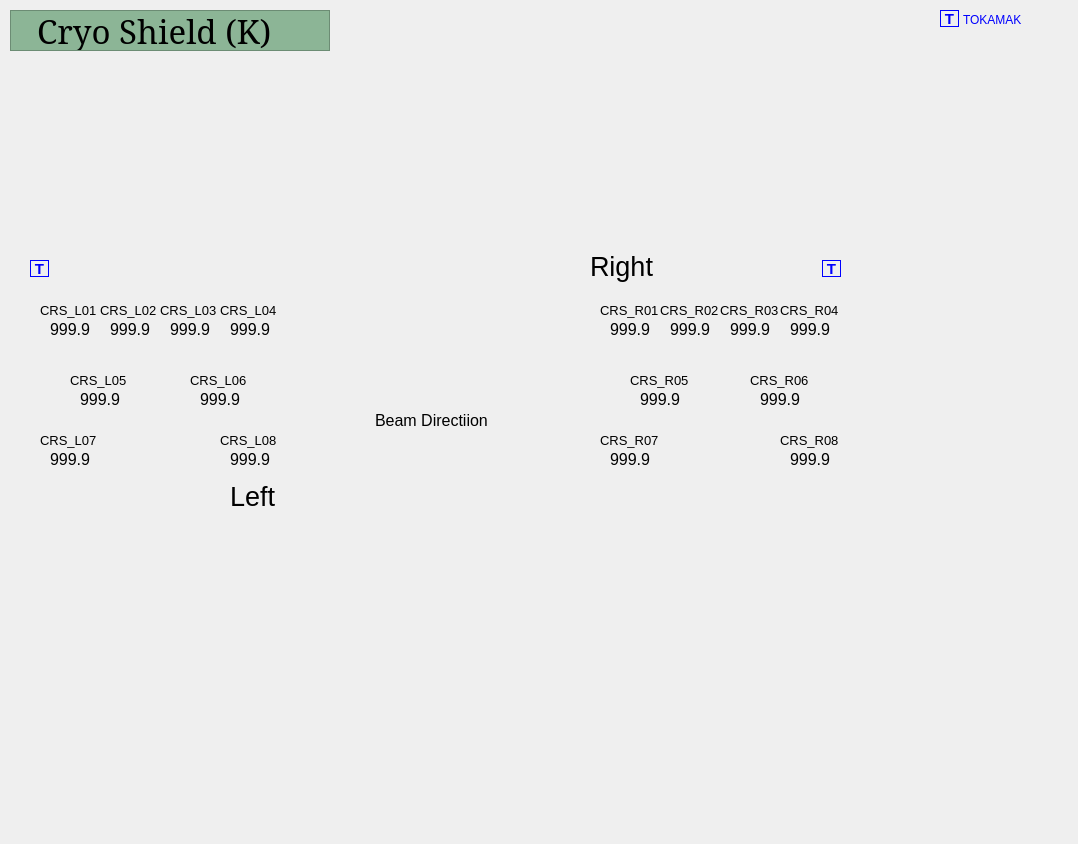
<?xml version="1.0" encoding="UTF-8"?>
<ui version="4.0">
 <class>Form</class>
 <widget class="QWidget" name="Form">
  <property name="geometry">
   <rect>
    <x>0</x>
    <y>0</y>
    <width>1078</width>
    <height>844</height>
   </rect>
  </property>
  <property name="windowTitle">
   <string>Form</string>
  </property>
  <widget class="QLabel" name="label_1129">
   <property name="geometry">
    <rect>
     <x>780</x>
     <y>430</y>
     <width>58</width>
     <height>20</height>
    </rect>
   </property>
   <property name="styleSheet">
    <string>font: 75 10pt;
color: rgb(0, 0, 0);</string>
   </property>
   <property name="text">
    <string>CRS_R08</string>
   </property>
  </widget>
  <widget class="CALabel" name="caLabel_508">
   <property name="geometry">
    <rect>
     <x>755</x>
     <y>390</y>
     <width>50</width>
     <height>19</height>
    </rect>
   </property>
   <property name="font">
    <font>
     <pointsize>12</pointsize>
    </font>
   </property>
   <property name="text">
    <string>999.9</string>
   </property>
   <property name="alignment">
    <set>Qt::AlignCenter</set>
   </property>
   <property name="pvname">
    <string>NB1_CRS_TTC_R06</string>
   </property>
   <property name="dmode" stdset="0">
    <enum>CALabel::RealOne</enum>
   </property>
   <property name="cmode" stdset="0">
    <enum>CALabel::Alarm</enum>
   </property>
  </widget>
  <widget class="QLabel" name="label_1120">
   <property name="geometry">
    <rect>
     <x>40</x>
     <y>430</y>
     <width>58</width>
     <height>20</height>
    </rect>
   </property>
   <property name="styleSheet">
    <string>font: 75 10pt;
color: rgb(0, 0, 0);</string>
   </property>
   <property name="text">
    <string>CRS_L07</string>
   </property>
  </widget>
  <widget class="StaticGraphic" name="staticGraphic_114">
   <property name="geometry">
    <rect>
     <x>30</x>
     <y>280</y>
     <width>251</width>
     <height>200</height>
    </rect>
   </property>
   <property name="geometryType">
    <enum>StaticGraphic::Rectangle</enum>
   </property>
   <property name="fillMode">
    <enum>StaticGraphic::Solid</enum>
   </property>
   <property name="fillColor" stdset="0">
    <color>
     <red>187</red>
     <green>187</green>
     <blue>172</blue>
    </color>
   </property>
  </widget>
  <widget class="CALabel" name="caLabel_504">
   <property name="geometry">
    <rect>
     <x>725</x>
     <y>320</y>
     <width>50</width>
     <height>19</height>
    </rect>
   </property>
   <property name="font">
    <font>
     <pointsize>12</pointsize>
    </font>
   </property>
   <property name="text">
    <string>999.9</string>
   </property>
   <property name="alignment">
    <set>Qt::AlignCenter</set>
   </property>
   <property name="pvname">
    <string>NB1_CRS_TTC_R03</string>
   </property>
   <property name="dmode" stdset="0">
    <enum>CALabel::RealOne</enum>
   </property>
   <property name="cmode" stdset="0">
    <enum>CALabel::Alarm</enum>
   </property>
  </widget>
  <widget class="QLabel" name="label_952">
   <property name="geometry">
    <rect>
     <x>10</x>
     <y>10</y>
     <width>320</width>
     <height>41</height>
    </rect>
   </property>
   <property name="font">
    <font>
     <family>serif</family>
     <pointsize>25</pointsize>
     <weight>9</weight>
     <italic>false</italic>
     <bold>false</bold>
    </font>
   </property>
   <property name="styleSheet">
    <string>font: 75 25pt &quot;serif&quot;;
color: rgb(0, 0, 0);
background-color: rgb(140,181,150);
</string>
   </property>
   <property name="frameShape">
    <enum>QFrame::StyledPanel</enum>
   </property>
   <property name="text">
    <string>  Cryo Shield (K)</string>
   </property>
   <property name="alignment">
    <set>Qt::AlignLeading|Qt::AlignLeft|Qt::AlignVCenter</set>
   </property>
  </widget>
  <widget class="StaticGraphic" name="staticGraphic_116">
   <property name="geometry">
    <rect>
     <x>540</x>
     <y>360</y>
     <width>49</width>
     <height>49</height>
    </rect>
   </property>
   <property name="geometryType">
    <enum>StaticGraphic::LeftArrow</enum>
   </property>
   <property name="geomDirection">
    <enum>StaticGraphic::Default</enum>
   </property>
   <property name="fillMode">
    <enum>StaticGraphic::Solid</enum>
   </property>
   <property name="fillColor" stdset="0">
    <color>
     <red>255</red>
     <green>0</green>
     <blue>0</blue>
    </color>
   </property>
   <property name="lineColor" stdset="0">
    <color>
     <red>255</red>
     <green>255</green>
     <blue>255</blue>
    </color>
   </property>
  </widget>
  <widget class="QLabel" name="label_1131">
   <property name="geometry">
    <rect>
     <x>600</x>
     <y>300</y>
     <width>58</width>
     <height>20</height>
    </rect>
   </property>
   <property name="styleSheet">
    <string>font: 75 10pt;
color: rgb(0, 0, 0);</string>
   </property>
   <property name="text">
    <string>CRS_R01</string>
   </property>
  </widget>
  <widget class="CALabel" name="caLabel_495">
   <property name="geometry">
    <rect>
     <x>45</x>
     <y>320</y>
     <width>50</width>
     <height>19</height>
    </rect>
   </property>
   <property name="font">
    <font>
     <pointsize>12</pointsize>
    </font>
   </property>
   <property name="text">
    <string>999.9</string>
   </property>
   <property name="alignment">
    <set>Qt::AlignCenter</set>
   </property>
   <property name="pvname">
    <string>NB1_CRS_TTC_L01</string>
   </property>
   <property name="dmode" stdset="0">
    <enum>CALabel::RealOne</enum>
   </property>
   <property name="cmode" stdset="0">
    <enum>CALabel::Alarm</enum>
   </property>
  </widget>
  <widget class="QLabel" name="label_1121">
   <property name="geometry">
    <rect>
     <x>220</x>
     <y>430</y>
     <width>58</width>
     <height>20</height>
    </rect>
   </property>
   <property name="styleSheet">
    <string>font: 75 10pt;
color: rgb(0, 0, 0);</string>
   </property>
   <property name="text">
    <string>CRS_L08</string>
   </property>
  </widget>
  <widget class="QLabel" name="label_1126">
   <property name="geometry">
    <rect>
     <x>750</x>
     <y>370</y>
     <width>58</width>
     <height>20</height>
    </rect>
   </property>
   <property name="styleSheet">
    <string>font: 75 10pt;
color: rgb(0, 0, 0);</string>
   </property>
   <property name="text">
    <string>CRS_R06</string>
   </property>
  </widget>
  <widget class="QLabel" name="label_1076">
   <property name="geometry">
    <rect>
     <x>100</x>
     <y>300</y>
     <width>58</width>
     <height>20</height>
    </rect>
   </property>
   <property name="styleSheet">
    <string>font: 75 10pt;
color: rgb(0, 0, 0);</string>
   </property>
   <property name="text">
    <string>CRS_L02</string>
   </property>
  </widget>
  <widget class="CALabel" name="caLabel_505">
   <property name="geometry">
    <rect>
     <x>785</x>
     <y>320</y>
     <width>50</width>
     <height>19</height>
    </rect>
   </property>
   <property name="font">
    <font>
     <pointsize>12</pointsize>
    </font>
   </property>
   <property name="text">
    <string>999.9</string>
   </property>
   <property name="alignment">
    <set>Qt::AlignCenter</set>
   </property>
   <property name="pvname">
    <string>NB1_CRS_TTC_R04</string>
   </property>
   <property name="dmode" stdset="0">
    <enum>CALabel::RealOne</enum>
   </property>
   <property name="cmode" stdset="0">
    <enum>CALabel::Alarm</enum>
   </property>
  </widget>
  <widget class="CALabel" name="caLabel_499">
   <property name="geometry">
    <rect>
     <x>75</x>
     <y>390</y>
     <width>50</width>
     <height>19</height>
    </rect>
   </property>
   <property name="font">
    <font>
     <pointsize>12</pointsize>
    </font>
   </property>
   <property name="text">
    <string>999.9</string>
   </property>
   <property name="alignment">
    <set>Qt::AlignCenter</set>
   </property>
   <property name="pvname">
    <string>NB1_CRS_TTC_L05</string>
   </property>
   <property name="dmode" stdset="0">
    <enum>CALabel::RealOne</enum>
   </property>
   <property name="cmode" stdset="0">
    <enum>CALabel::Alarm</enum>
   </property>
  </widget>
  <widget class="CALabel" name="caLabel_510">
   <property name="geometry">
    <rect>
     <x>785</x>
     <y>450</y>
     <width>50</width>
     <height>19</height>
    </rect>
   </property>
   <property name="font">
    <font>
     <pointsize>12</pointsize>
    </font>
   </property>
   <property name="text">
    <string>999.9</string>
   </property>
   <property name="alignment">
    <set>Qt::AlignCenter</set>
   </property>
   <property name="pvname">
    <string>NB1_CRS_TTC_R08</string>
   </property>
   <property name="dmode" stdset="0">
    <enum>CALabel::RealOne</enum>
   </property>
   <property name="cmode" stdset="0">
    <enum>CALabel::Alarm</enum>
   </property>
  </widget>
  <widget class="QLabel" name="label_1132">
   <property name="geometry">
    <rect>
     <x>630</x>
     <y>370</y>
     <width>58</width>
     <height>20</height>
    </rect>
   </property>
   <property name="styleSheet">
    <string>font: 75 10pt;
color: rgb(0, 0, 0);</string>
   </property>
   <property name="text">
    <string>CRS_R05</string>
   </property>
  </widget>
  <widget class="QLabel" name="label_1133">
   <property name="geometry">
    <rect>
     <x>780</x>
     <y>300</y>
     <width>58</width>
     <height>20</height>
    </rect>
   </property>
   <property name="styleSheet">
    <string>font: 75 10pt;
color: rgb(0, 0, 0);</string>
   </property>
   <property name="text">
    <string>CRS_R04</string>
   </property>
  </widget>
  <widget class="QLabel" name="label_1119">
   <property name="geometry">
    <rect>
     <x>40</x>
     <y>300</y>
     <width>58</width>
     <height>20</height>
    </rect>
   </property>
   <property name="styleSheet">
    <string>font: 75 10pt;
color: rgb(0, 0, 0);</string>
   </property>
   <property name="text">
    <string>CRS_L01</string>
   </property>
  </widget>
  <widget class="CALabel" name="caLabel_496">
   <property name="geometry">
    <rect>
     <x>105</x>
     <y>320</y>
     <width>50</width>
     <height>19</height>
    </rect>
   </property>
   <property name="font">
    <font>
     <pointsize>12</pointsize>
    </font>
   </property>
   <property name="text">
    <string>999.9</string>
   </property>
   <property name="alignment">
    <set>Qt::AlignCenter</set>
   </property>
   <property name="pvname">
    <string>NB1_CRS_TTC_L02</string>
   </property>
   <property name="dmode" stdset="0">
    <enum>CALabel::RealOne</enum>
   </property>
   <property name="cmode" stdset="0">
    <enum>CALabel::Alarm</enum>
   </property>
  </widget>
  <widget class="CALabel" name="caLabel_506">
   <property name="geometry">
    <rect>
     <x>665</x>
     <y>320</y>
     <width>50</width>
     <height>19</height>
    </rect>
   </property>
   <property name="font">
    <font>
     <pointsize>12</pointsize>
    </font>
   </property>
   <property name="text">
    <string>999.9</string>
   </property>
   <property name="alignment">
    <set>Qt::AlignCenter</set>
   </property>
   <property name="pvname">
    <string>NB1_CRS_TTC_R02</string>
   </property>
   <property name="dmode" stdset="0">
    <enum>CALabel::RealOne</enum>
   </property>
   <property name="cmode" stdset="0">
    <enum>CALabel::Alarm</enum>
   </property>
  </widget>
  <widget class="CALabel" name="caLabel_500">
   <property name="geometry">
    <rect>
     <x>195</x>
     <y>390</y>
     <width>50</width>
     <height>19</height>
    </rect>
   </property>
   <property name="font">
    <font>
     <pointsize>12</pointsize>
    </font>
   </property>
   <property name="text">
    <string>999.9</string>
   </property>
   <property name="alignment">
    <set>Qt::AlignCenter</set>
   </property>
   <property name="pvname">
    <string>NB1_CRS_TTC_L06</string>
   </property>
   <property name="dmode" stdset="0">
    <enum>CALabel::RealOne</enum>
   </property>
   <property name="cmode" stdset="0">
    <enum>CALabel::Alarm</enum>
   </property>
  </widget>
  <widget class="QLabel" name="label_1127">
   <property name="geometry">
    <rect>
     <x>720</x>
     <y>300</y>
     <width>58</width>
     <height>20</height>
    </rect>
   </property>
   <property name="styleSheet">
    <string>font: 75 10pt;
color: rgb(0, 0, 0);</string>
   </property>
   <property name="text">
    <string>CRS_R03</string>
   </property>
  </widget>
  <widget class="QLabel" name="label_1117">
   <property name="geometry">
    <rect>
     <x>230</x>
     <y>480</y>
     <width>51</width>
     <height>32</height>
    </rect>
   </property>
   <property name="styleSheet">
    <string>font: 75 20pt;
color: rgb(0, 0, 0);</string>
   </property>
   <property name="text">
    <string>Left</string>
   </property>
  </widget>
  <widget class="StaticGraphic" name="staticGraphic_117">
   <property name="geometry">
    <rect>
     <x>280</x>
     <y>360</y>
     <width>49</width>
     <height>49</height>
    </rect>
   </property>
   <property name="geometryType">
    <enum>StaticGraphic::RightArrow</enum>
   </property>
   <property name="geomDirection">
    <enum>StaticGraphic::Default</enum>
   </property>
   <property name="fillMode">
    <enum>StaticGraphic::Solid</enum>
   </property>
   <property name="fillColor" stdset="0">
    <color>
     <red>255</red>
     <green>0</green>
     <blue>0</blue>
    </color>
   </property>
   <property name="lineColor" stdset="0">
    <color>
     <red>255</red>
     <green>255</green>
     <blue>255</blue>
    </color>
   </property>
  </widget>
  <widget class="QLabel" name="label_1128">
   <property name="geometry">
    <rect>
     <x>660</x>
     <y>300</y>
     <width>58</width>
     <height>20</height>
    </rect>
   </property>
   <property name="styleSheet">
    <string>font: 75 10pt;
color: rgb(0, 0, 0);</string>
   </property>
   <property name="text">
    <string>CRS_R02</string>
   </property>
  </widget>
  <widget class="StaticGraphic" name="staticGraphic_118">
   <property name="geometry">
    <rect>
     <x>350</x>
     <y>300</y>
     <width>171</width>
     <height>151</height>
    </rect>
   </property>
   <property name="geometryType">
    <enum>StaticGraphic::Rectangle</enum>
   </property>
   <property name="fillMode">
    <enum>StaticGraphic::Solid</enum>
   </property>
   <property name="fillColor" stdset="0">
    <color>
     <red>255</red>
     <green>255</green>
     <blue>255</blue>
    </color>
   </property>
  </widget>
  <widget class="CALabel" name="caLabel_509">
   <property name="geometry">
    <rect>
     <x>605</x>
     <y>450</y>
     <width>50</width>
     <height>19</height>
    </rect>
   </property>
   <property name="font">
    <font>
     <pointsize>12</pointsize>
    </font>
   </property>
   <property name="text">
    <string>999.9</string>
   </property>
   <property name="alignment">
    <set>Qt::AlignCenter</set>
   </property>
   <property name="pvname">
    <string>NB1_CRS_TTC_R07</string>
   </property>
   <property name="dmode" stdset="0">
    <enum>CALabel::RealOne</enum>
   </property>
   <property name="cmode" stdset="0">
    <enum>CALabel::Alarm</enum>
   </property>
  </widget>
  <widget class="QLabel" name="label_1116">
   <property name="geometry">
    <rect>
     <x>590</x>
     <y>250</y>
     <width>71</width>
     <height>32</height>
    </rect>
   </property>
   <property name="styleSheet">
    <string>font: 75 20pt;
color: rgb(0, 0, 0);</string>
   </property>
   <property name="text">
    <string>Right</string>
   </property>
  </widget>
  <widget class="QLabel" name="label_1118">
   <property name="geometry">
    <rect>
     <x>160</x>
     <y>300</y>
     <width>58</width>
     <height>20</height>
    </rect>
   </property>
   <property name="styleSheet">
    <string>font: 75 10pt;
color: rgb(0, 0, 0);</string>
   </property>
   <property name="text">
    <string>CRS_L03</string>
   </property>
  </widget>
  <widget class="QLabel" name="label_1123">
   <property name="geometry">
    <rect>
     <x>190</x>
     <y>370</y>
     <width>58</width>
     <height>20</height>
    </rect>
   </property>
   <property name="styleSheet">
    <string>font: 75 10pt;
color: rgb(0, 0, 0);</string>
   </property>
   <property name="text">
    <string>CRS_L06</string>
   </property>
  </widget>
  <widget class="CALabel" name="caLabel_501">
   <property name="geometry">
    <rect>
     <x>45</x>
     <y>450</y>
     <width>50</width>
     <height>19</height>
    </rect>
   </property>
   <property name="font">
    <font>
     <pointsize>12</pointsize>
    </font>
   </property>
   <property name="text">
    <string>999.9</string>
   </property>
   <property name="alignment">
    <set>Qt::AlignCenter</set>
   </property>
   <property name="pvname">
    <string>NB1_CRS_TTC_L07</string>
   </property>
   <property name="dmode" stdset="0">
    <enum>CALabel::RealOne</enum>
   </property>
   <property name="cmode" stdset="0">
    <enum>CALabel::Alarm</enum>
   </property>
  </widget>
  <widget class="QLabel" name="label_1073">
   <property name="geometry">
    <rect>
     <x>220</x>
     <y>300</y>
     <width>58</width>
     <height>20</height>
    </rect>
   </property>
   <property name="styleSheet">
    <string>font: 75 10pt;
color: rgb(0, 0, 0);</string>
   </property>
   <property name="text">
    <string>CRS_L04</string>
   </property>
  </widget>
  <widget class="StaticGraphic" name="staticGraphic_115">
   <property name="geometry">
    <rect>
     <x>329</x>
     <y>280</y>
     <width>211</width>
     <height>200</height>
    </rect>
   </property>
   <property name="geometryType">
    <enum>StaticGraphic::Rectangle</enum>
   </property>
   <property name="fillMode">
    <enum>StaticGraphic::Solid</enum>
   </property>
   <property name="fillColor" stdset="0">
    <color>
     <red>187</red>
     <green>187</green>
     <blue>172</blue>
    </color>
   </property>
  </widget>
  <widget class="QLabel" name="label_1098">
   <property name="geometry">
    <rect>
     <x>375</x>
     <y>410</y>
     <width>130</width>
     <height>21</height>
    </rect>
   </property>
   <property name="styleSheet">
    <string>font: 75 12pt;
color: rgb(0, 0, 0);</string>
   </property>
   <property name="text">
    <string>Beam Directiion</string>
   </property>
  </widget>
  <widget class="CALabel" name="caLabel_497">
   <property name="geometry">
    <rect>
     <x>165</x>
     <y>320</y>
     <width>50</width>
     <height>19</height>
    </rect>
   </property>
   <property name="font">
    <font>
     <pointsize>12</pointsize>
    </font>
   </property>
   <property name="text">
    <string>999.9</string>
   </property>
   <property name="alignment">
    <set>Qt::AlignCenter</set>
   </property>
   <property name="pvname">
    <string>NB1_CRS_TTC_L03</string>
   </property>
   <property name="dmode" stdset="0">
    <enum>CALabel::RealOne</enum>
   </property>
   <property name="cmode" stdset="0">
    <enum>CALabel::Alarm</enum>
   </property>
  </widget>
  <widget class="QLabel" name="label_1122">
   <property name="geometry">
    <rect>
     <x>70</x>
     <y>370</y>
     <width>58</width>
     <height>20</height>
    </rect>
   </property>
   <property name="styleSheet">
    <string>font: 75 10pt;
color: rgb(0, 0, 0);</string>
   </property>
   <property name="text">
    <string>CRS_L05</string>
   </property>
  </widget>
  <widget class="CALabel" name="caLabel_502">
   <property name="geometry">
    <rect>
     <x>225</x>
     <y>450</y>
     <width>50</width>
     <height>19</height>
    </rect>
   </property>
   <property name="font">
    <font>
     <pointsize>12</pointsize>
    </font>
   </property>
   <property name="text">
    <string>999.9</string>
   </property>
   <property name="alignment">
    <set>Qt::AlignCenter</set>
   </property>
   <property name="pvname">
    <string>NB1_CRS_TTC_L08</string>
   </property>
   <property name="dmode" stdset="0">
    <enum>CALabel::RealOne</enum>
   </property>
   <property name="cmode" stdset="0">
    <enum>CALabel::Alarm</enum>
   </property>
  </widget>
  <widget class="QLabel" name="label_1130">
   <property name="geometry">
    <rect>
     <x>600</x>
     <y>430</y>
     <width>58</width>
     <height>20</height>
    </rect>
   </property>
   <property name="styleSheet">
    <string>font: 75 10pt;
color: rgb(0, 0, 0);</string>
   </property>
   <property name="text">
    <string>CRS_R07</string>
   </property>
  </widget>
  <widget class="CALabel" name="caLabel_507">
   <property name="geometry">
    <rect>
     <x>635</x>
     <y>390</y>
     <width>50</width>
     <height>19</height>
    </rect>
   </property>
   <property name="font">
    <font>
     <pointsize>12</pointsize>
    </font>
   </property>
   <property name="text">
    <string>999.9</string>
   </property>
   <property name="alignment">
    <set>Qt::AlignCenter</set>
   </property>
   <property name="pvname">
    <string>NB1_CRS_TTC_R05</string>
   </property>
   <property name="dmode" stdset="0">
    <enum>CALabel::RealOne</enum>
   </property>
   <property name="cmode" stdset="0">
    <enum>CALabel::Alarm</enum>
   </property>
  </widget>
  <widget class="CALabel" name="caLabel_498">
   <property name="geometry">
    <rect>
     <x>225</x>
     <y>320</y>
     <width>50</width>
     <height>19</height>
    </rect>
   </property>
   <property name="font">
    <font>
     <pointsize>12</pointsize>
    </font>
   </property>
   <property name="text">
    <string>999.9</string>
   </property>
   <property name="alignment">
    <set>Qt::AlignCenter</set>
   </property>
   <property name="pvname">
    <string>NB1_CRS_TTC_L04</string>
   </property>
   <property name="dmode" stdset="0">
    <enum>CALabel::RealOne</enum>
   </property>
   <property name="cmode" stdset="0">
    <enum>CALabel::Alarm</enum>
   </property>
  </widget>
  <widget class="CALabel" name="caLabel_503">
   <property name="geometry">
    <rect>
     <x>605</x>
     <y>320</y>
     <width>50</width>
     <height>19</height>
    </rect>
   </property>
   <property name="font">
    <font>
     <pointsize>12</pointsize>
    </font>
   </property>
   <property name="text">
    <string>999.9</string>
   </property>
   <property name="alignment">
    <set>Qt::AlignCenter</set>
   </property>
   <property name="pvname">
    <string>NB1_CRS_TTC_R01</string>
   </property>
   <property name="dmode" stdset="0">
    <enum>CALabel::RealOne</enum>
   </property>
   <property name="cmode" stdset="0">
    <enum>CALabel::Alarm</enum>
   </property>
  </widget>
  <widget class="StaticGraphic" name="staticGraphic_113">
   <property name="geometry">
    <rect>
     <x>590</x>
     <y>280</y>
     <width>251</width>
     <height>200</height>
    </rect>
   </property>
   <property name="geometryType">
    <enum>StaticGraphic::Rectangle</enum>
   </property>
   <property name="fillMode">
    <enum>StaticGraphic::Solid</enum>
   </property>
   <property name="fillColor" stdset="0">
    <color>
     <red>187</red>
     <green>187</green>
     <blue>172</blue>
    </color>
   </property>
  </widget>
  <widget class="QLabel" name="label_16">
   <property name="geometry">
    <rect>
     <x>940</x>
     <y>10</y>
     <width>19</width>
     <height>17</height>
    </rect>
   </property>
   <property name="font">
    <font>
     <pointsize>11</pointsize>
     <weight>75</weight>
     <bold>true</bold>
    </font>
   </property>
   <property name="styleSheet">
    <string notr="true">color:blue;</string>
   </property>
   <property name="frameShape">
    <enum>QFrame::Box</enum>
   </property>
   <property name="text">
    <string>T</string>
   </property>
   <property name="alignment">
    <set>Qt::AlignCenter</set>
   </property>
  </widget>
  <widget class="QLabel" name="label_17">
   <property name="geometry">
    <rect>
     <x>963</x>
     <y>11</y>
     <width>61</width>
     <height>17</height>
    </rect>
   </property>
   <property name="font">
    <font>
     <pointsize>9</pointsize>
    </font>
   </property>
   <property name="styleSheet">
    <string notr="true">color:blue;</string>
   </property>
   <property name="text">
    <string>TOKAMAK</string>
   </property>
  </widget>
  <widget class="QLabel" name="label_18">
   <property name="geometry">
    <rect>
     <x>822</x>
     <y>260</y>
     <width>19</width>
     <height>17</height>
    </rect>
   </property>
   <property name="font">
    <font>
     <pointsize>11</pointsize>
     <weight>75</weight>
     <bold>true</bold>
    </font>
   </property>
   <property name="styleSheet">
    <string notr="true">color:blue;</string>
   </property>
   <property name="frameShape">
    <enum>QFrame::Box</enum>
   </property>
   <property name="text">
    <string>T</string>
   </property>
   <property name="alignment">
    <set>Qt::AlignCenter</set>
   </property>
  </widget>
  <widget class="QLabel" name="label_19">
   <property name="geometry">
    <rect>
     <x>30</x>
     <y>260</y>
     <width>19</width>
     <height>17</height>
    </rect>
   </property>
   <property name="font">
    <font>
     <pointsize>11</pointsize>
     <weight>75</weight>
     <bold>true</bold>
    </font>
   </property>
   <property name="styleSheet">
    <string notr="true">color:blue;</string>
   </property>
   <property name="frameShape">
    <enum>QFrame::Box</enum>
   </property>
   <property name="text">
    <string>T</string>
   </property>
   <property name="alignment">
    <set>Qt::AlignCenter</set>
   </property>
  </widget>
  <widget class="StaticGraphic" name="staticGraphic_266">
   <property name="geometry">
    <rect>
     <x>419</x>
     <y>362</y>
     <width>30</width>
     <height>40</height>
    </rect>
   </property>
   <property name="geometryType">
    <enum>StaticGraphic::RDiagonalLine</enum>
   </property>
   <property name="lineColor" stdset="0">
    <color>
     <red>255</red>
     <green>255</green>
     <blue>255</blue>
    </color>
   </property>
  </widget>
  <widget class="StaticGraphic" name="staticGraphic_264">
   <property name="geometry">
    <rect>
     <x>420</x>
     <y>360</y>
     <width>30</width>
     <height>40</height>
    </rect>
   </property>
   <property name="geometryType">
    <enum>StaticGraphic::LDiagonalLine</enum>
   </property>
   <property name="lineColor" stdset="0">
    <color>
     <red>255</red>
     <green>255</green>
     <blue>255</blue>
    </color>
   </property>
  </widget>
  <widget class="StaticGraphic" name="staticGraphic_265">
   <property name="geometry">
    <rect>
     <x>410</x>
     <y>357</y>
     <width>49</width>
     <height>49</height>
    </rect>
   </property>
   <property name="geometryType">
    <enum>StaticGraphic::Ellipse</enum>
   </property>
   <property name="fillMode">
    <enum>StaticGraphic::Solid</enum>
   </property>
   <property name="fillColor" stdset="0">
    <color>
     <red>255</red>
     <green>0</green>
     <blue>0</blue>
    </color>
   </property>
   <property name="lineColor" stdset="0">
    <color>
     <red>255</red>
     <green>255</green>
     <blue>255</blue>
    </color>
   </property>
  </widget>
  <zorder>staticGraphic_115</zorder>
  <zorder>staticGraphic_113</zorder>
  <zorder>staticGraphic_114</zorder>
  <zorder>staticGraphic_118</zorder>
  <zorder>staticGraphic_265</zorder>
  <zorder>label_1129</zorder>
  <zorder>caLabel_508</zorder>
  <zorder>label_1120</zorder>
  <zorder>caLabel_504</zorder>
  <zorder>label_952</zorder>
  <zorder>staticGraphic_116</zorder>
  <zorder>label_1131</zorder>
  <zorder>caLabel_495</zorder>
  <zorder>label_1121</zorder>
  <zorder>label_1126</zorder>
  <zorder>label_1076</zorder>
  <zorder>caLabel_505</zorder>
  <zorder>caLabel_499</zorder>
  <zorder>caLabel_510</zorder>
  <zorder>label_1132</zorder>
  <zorder>label_1133</zorder>
  <zorder>label_1119</zorder>
  <zorder>caLabel_496</zorder>
  <zorder>caLabel_506</zorder>
  <zorder>caLabel_500</zorder>
  <zorder>label_1127</zorder>
  <zorder>label_1117</zorder>
  <zorder>staticGraphic_117</zorder>
  <zorder>label_1128</zorder>
  <zorder>caLabel_509</zorder>
  <zorder>label_1116</zorder>
  <zorder>label_1118</zorder>
  <zorder>label_1123</zorder>
  <zorder>caLabel_501</zorder>
  <zorder>label_1073</zorder>
  <zorder>label_1098</zorder>
  <zorder>caLabel_497</zorder>
  <zorder>label_1122</zorder>
  <zorder>caLabel_502</zorder>
  <zorder>label_1130</zorder>
  <zorder>caLabel_507</zorder>
  <zorder>caLabel_498</zorder>
  <zorder>caLabel_503</zorder>
  <zorder>label_16</zorder>
  <zorder>label_17</zorder>
  <zorder>label_18</zorder>
  <zorder>label_19</zorder>
  <zorder>staticGraphic_266</zorder>
  <zorder>staticGraphic_264</zorder>
 </widget>
 <customwidgets>
  <customwidget>
   <class>CALabel</class>
   <extends>QLabel</extends>
   <header>caLabel.h</header>
  </customwidget>
  <customwidget>
   <class>StaticGraphic</class>
   <extends>QWidget</extends>
   <header>staticGraphic.h</header>
  </customwidget>
 </customwidgets>
 <resources/>
 <connections/>
</ui>
